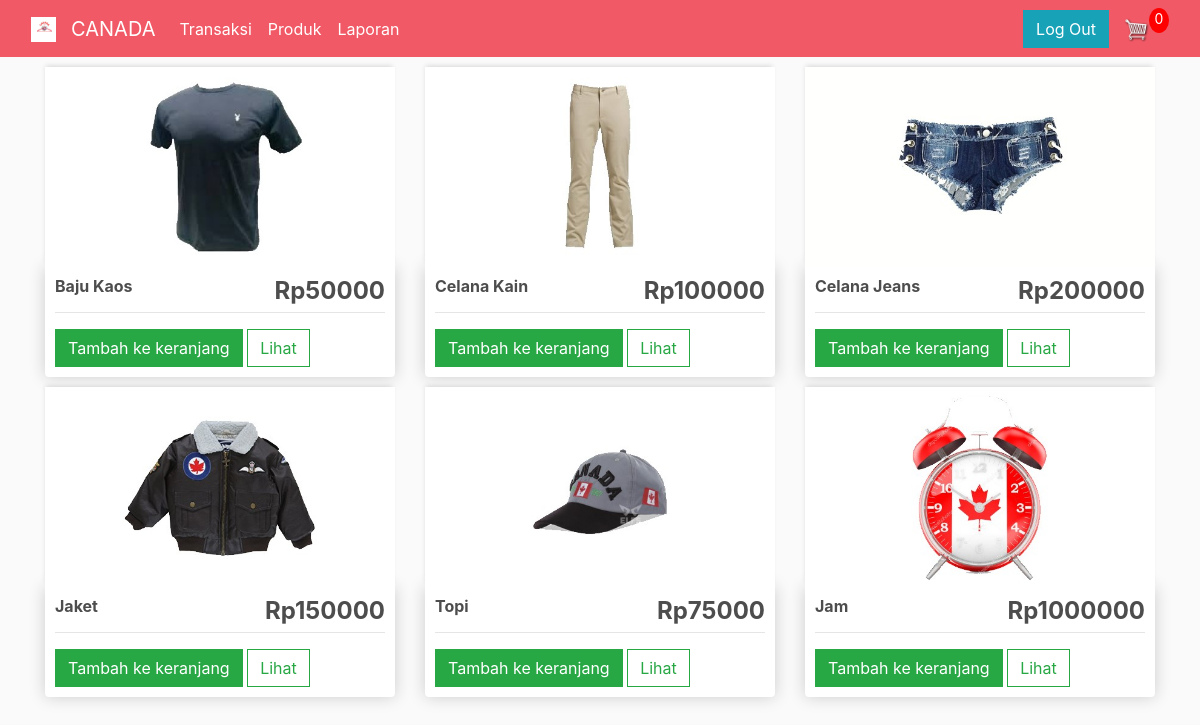
The app's page /transaksi/ with its own data.
### transaksi/models.py (models this page shows, shortened)
class Product(models.Model):
    name    = models.CharField(max_length=200, null=True)
    price   = models.FloatField()
    digital = models.BooleanField(default=False, null=True,blank=False)
    image   = models.ImageField(null=True, blank=True, default="placeholder.png")
    @property
    def imageURL(self):
        try:
            url = self.image.url
        except:
            url = ''
        return url

### transaksi/views.py (the view)
# urls.py: path('', include('transaksi.urls')),
def transaksi(request):
    if request.user.is_authenticated:
        customer = request.user.customer
        order, created = Order.objects.get_or_create(customer=customer, complete=False)
        items =  order.orderitem_set.all()
        cartItems = order.get_cart_items
    else:
        items = []
        order = {'get_cart_total':0, 'get_cart_items':0}
        cartItems = order['get_cart_items']
    products    = Product.objects.all()
    context     = {'products':products, 'cartItems':cartItems}
    return render(request, 'transaksi/transaksi.html', context)

### transaksi/templates/transaksi/transaksi.html
{% extends 'menu/menu.html' %}
{% load static %}
{% block content %}
    <div class="row">
        {% for product in products %}
        <div class="col-lg-4">
            <img class="thumbnail" src="{{product.imageURL}}">
            <div class="box-element product">
                <h4 style="display: inline-block; float: right"><strong> Rp{{product.price|floatformat:0}} </strong></h4>
                <h6><strong> {{product.name}} </strong></h6>
                <hr>
                <button data-product={{product.id}} data-action="add" class="btn btn-success add-btn update-cart"> Tambah ke keranjang </button>
                <a class="btn btn-outline-success" href="#"> Lihat </a>
            </div>
        </div>
        {% endfor %}
    </div>
{% endblock content %}

### static/css/main.css (style rules this page uses)
body { background-color: hsl(0, 0%, 98%); }
h1,h2,h3,h4,h5,h6 { color:hsl(0, 0%, 30%); }
.box-element { box-shadow:hsl(0, 0%, 80%) 0 0 16px; background-color: #fff; border-radius: 4px; padding: 10px; }
.thumbnail { width: 100%; height: 200px; -webkit-box-shadow: -1px -3px 5px -2px rgba(214,214,214,1); -moz-box-shadow: -1px -3px 5px -2px rgba(214,214,214,1); box-shadow: -1px -3px 5px -2px rgba(214,214,214,1); }
.product { border-radius: 0 0 4px 4px; }
.col-lg-4, .col-lg-6, .col-lg-8, .col-lg-12 { margin-top: 10px; }
.btn { border-radius: 0; }

### records on screen
Product: imageURL (picture), price "50000", name "Baju Kaos"
Product: imageURL (picture), price "100000", name "Celana Kain"
Product: imageURL (picture), price "200000", name "Celana Jeans"
Product: imageURL (picture), price "150000", name "Jaket"
Product: imageURL (picture), price "75000", name "Topi"
Product: imageURL (picture), price "1000000", name "Jam"

### other values on screen
{{ cartItems }} "0"
